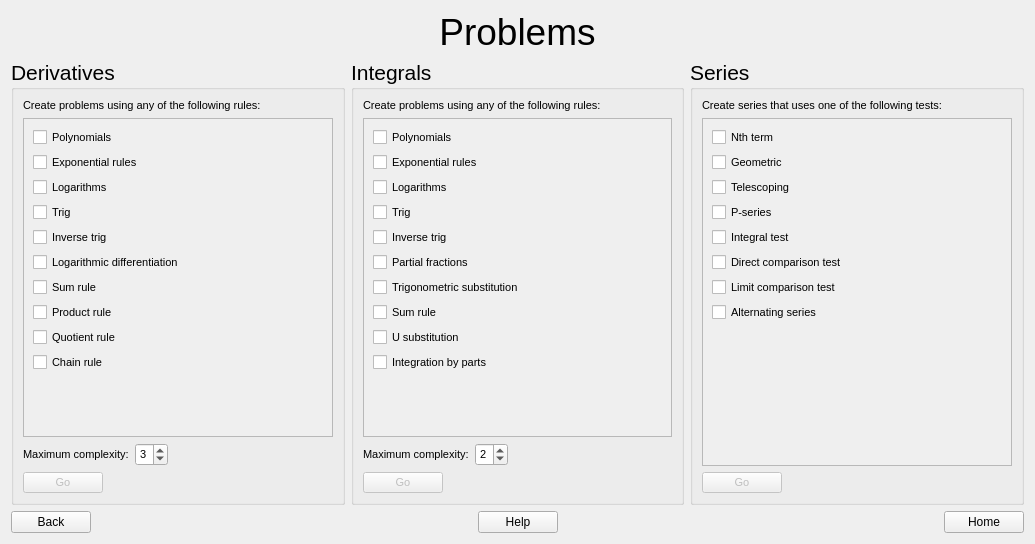
<?xml version="1.0" encoding="UTF-8"?>
<ui version="4.0">
 <class>ProblemSelection</class>
 <widget class="QWidget" name="ProblemSelection">
  <property name="geometry">
   <rect>
    <x>0</x>
    <y>0</y>
    <width>1035</width>
    <height>544</height>
   </rect>
  </property>
  <property name="windowTitle">
   <string>Form</string>
  </property>
  <layout class="QVBoxLayout" name="verticalLayout" stretch="0,1,0">
   <item>
    <widget class="QLabel" name="title">
     <property name="font">
      <font>
       <pointsize>28</pointsize>
       <weight>50</weight>
       <bold>false</bold>
       <kerning>true</kerning>
      </font>
     </property>
     <property name="text">
      <string>Problems</string>
     </property>
     <property name="alignment">
      <set>Qt::AlignCenter</set>
     </property>
    </widget>
   </item>
   <item>
    <layout class="QHBoxLayout" name="horizontalLayout">
     <item>
      <widget class="QGroupBox" name="groupBox">
       <property name="font">
        <font>
         <pointsize>16</pointsize>
        </font>
       </property>
       <property name="title">
        <string>Derivatives</string>
       </property>
       <layout class="QVBoxLayout" name="verticalLayout_5">
        <item>
         <widget class="QLabel" name="label">
          <property name="font">
           <font>
            <pointsize>8</pointsize>
           </font>
          </property>
          <property name="text">
           <string>Create problems using any of the following rules:</string>
          </property>
         </widget>
        </item>
        <item>
         <widget class="QScrollArea" name="scrollArea_4">
          <property name="font">
           <font>
            <pointsize>8</pointsize>
           </font>
          </property>
          <property name="widgetResizable">
           <bool>true</bool>
          </property>
          <widget class="QWidget" name="d_buttons">
           <property name="geometry">
            <rect>
             <x>0</x>
             <y>0</y>
             <width>312</width>
             <height>319</height>
            </rect>
           </property>
           <layout class="QVBoxLayout" name="verticalLayout_6">
            <item>
             <widget class="QCheckBox" name="check_d_polynomial">
              <property name="text">
               <string>Polynomials</string>
              </property>
              <property name="checked">
               <bool>false</bool>
              </property>
             </widget>
            </item>
            <item>
             <widget class="QCheckBox" name="check_d_exponential">
              <property name="text">
               <string>Exponential rules</string>
              </property>
              <property name="checked">
               <bool>false</bool>
              </property>
             </widget>
            </item>
            <item>
             <widget class="QCheckBox" name="check_d_log">
              <property name="text">
               <string>Logarithms</string>
              </property>
              <property name="checked">
               <bool>false</bool>
              </property>
             </widget>
            </item>
            <item>
             <widget class="QCheckBox" name="check_d_trig">
              <property name="text">
               <string>Trig</string>
              </property>
              <property name="checked">
               <bool>false</bool>
              </property>
             </widget>
            </item>
            <item>
             <widget class="QCheckBox" name="check_d_inverse_trig">
              <property name="text">
               <string>Inverse trig</string>
              </property>
              <property name="checked">
               <bool>false</bool>
              </property>
             </widget>
            </item>
            <item>
             <widget class="QCheckBox" name="check_d_log_diff">
              <property name="text">
               <string>Logarithmic differentiation</string>
              </property>
              <property name="checked">
               <bool>false</bool>
              </property>
             </widget>
            </item>
            <item>
             <widget class="QCheckBox" name="check_d_sum">
              <property name="text">
               <string>Sum rule</string>
              </property>
              <property name="checked">
               <bool>false</bool>
              </property>
             </widget>
            </item>
            <item>
             <widget class="QCheckBox" name="check_d_product">
              <property name="text">
               <string>Product rule</string>
              </property>
              <property name="checked">
               <bool>false</bool>
              </property>
             </widget>
            </item>
            <item>
             <widget class="QCheckBox" name="check_d_quotient">
              <property name="text">
               <string>Quotient rule</string>
              </property>
              <property name="checked">
               <bool>false</bool>
              </property>
             </widget>
            </item>
            <item>
             <widget class="QCheckBox" name="check_d_chain">
              <property name="text">
               <string>Chain rule</string>
              </property>
              <property name="checked">
               <bool>false</bool>
              </property>
             </widget>
            </item>
            <item>
             <spacer name="verticalSpacer">
              <property name="orientation">
               <enum>Qt::Vertical</enum>
              </property>
              <property name="sizeHint" stdset="0">
               <size>
                <width>20</width>
                <height>40</height>
               </size>
              </property>
             </spacer>
            </item>
           </layout>
          </widget>
         </widget>
        </item>
        <item>
         <layout class="QHBoxLayout" name="horizontalLayout_3">
          <item>
           <widget class="QLabel" name="label_2">
            <property name="font">
             <font>
              <pointsize>8</pointsize>
             </font>
            </property>
            <property name="text">
             <string>Maximum complexity:</string>
            </property>
           </widget>
          </item>
          <item>
           <widget class="QSpinBox" name="complexity_d">
            <property name="sizePolicy">
             <sizepolicy hsizetype="Preferred" vsizetype="Fixed">
              <horstretch>0</horstretch>
              <verstretch>0</verstretch>
             </sizepolicy>
            </property>
            <property name="font">
             <font>
              <pointsize>8</pointsize>
             </font>
            </property>
            <property name="minimum">
             <number>1</number>
            </property>
            <property name="maximum">
             <number>5</number>
            </property>
            <property name="value">
             <number>3</number>
            </property>
           </widget>
          </item>
          <item>
           <spacer name="horizontalSpacer_2">
            <property name="orientation">
             <enum>Qt::Horizontal</enum>
            </property>
            <property name="sizeHint" stdset="0">
             <size>
              <width>40</width>
              <height>20</height>
             </size>
            </property>
           </spacer>
          </item>
         </layout>
        </item>
        <item>
         <widget class="QPushButton" name="button_d">
          <property name="enabled">
           <bool>false</bool>
          </property>
          <property name="sizePolicy">
           <sizepolicy hsizetype="Fixed" vsizetype="Fixed">
            <horstretch>0</horstretch>
            <verstretch>0</verstretch>
           </sizepolicy>
          </property>
          <property name="font">
           <font>
            <pointsize>8</pointsize>
           </font>
          </property>
          <property name="text">
           <string>Go</string>
          </property>
         </widget>
        </item>
       </layout>
      </widget>
     </item>
     <item>
      <widget class="QGroupBox" name="groupBox_2">
       <property name="font">
        <font>
         <pointsize>16</pointsize>
        </font>
       </property>
       <property name="title">
        <string>Integrals</string>
       </property>
       <layout class="QVBoxLayout" name="verticalLayout_7">
        <item>
         <widget class="QLabel" name="label_3">
          <property name="font">
           <font>
            <pointsize>8</pointsize>
           </font>
          </property>
          <property name="text">
           <string>Create problems using any of the following rules:</string>
          </property>
         </widget>
        </item>
        <item>
         <widget class="QScrollArea" name="scrollArea_5">
          <property name="font">
           <font>
            <pointsize>8</pointsize>
           </font>
          </property>
          <property name="widgetResizable">
           <bool>true</bool>
          </property>
          <widget class="QWidget" name="i_buttons">
           <property name="geometry">
            <rect>
             <x>0</x>
             <y>0</y>
             <width>313</width>
             <height>319</height>
            </rect>
           </property>
           <layout class="QVBoxLayout" name="verticalLayout_8">
            <item>
             <widget class="QCheckBox" name="check_i_polynomial">
              <property name="text">
               <string>Polynomials</string>
              </property>
              <property name="checked">
               <bool>false</bool>
              </property>
             </widget>
            </item>
            <item>
             <widget class="QCheckBox" name="check_i_exponential">
              <property name="text">
               <string>Exponential rules</string>
              </property>
              <property name="checked">
               <bool>false</bool>
              </property>
             </widget>
            </item>
            <item>
             <widget class="QCheckBox" name="check_i_log">
              <property name="text">
               <string>Logarithms</string>
              </property>
              <property name="checked">
               <bool>false</bool>
              </property>
             </widget>
            </item>
            <item>
             <widget class="QCheckBox" name="check_i_basic_trig">
              <property name="text">
               <string>Trig</string>
              </property>
              <property name="checked">
               <bool>false</bool>
              </property>
             </widget>
            </item>
            <item>
             <widget class="QCheckBox" name="check_i_inverse_trig">
              <property name="text">
               <string>Inverse trig</string>
              </property>
              <property name="checked">
               <bool>false</bool>
              </property>
             </widget>
            </item>
            <item>
             <widget class="QCheckBox" name="check_i_partial_fractions">
              <property name="text">
               <string>Partial fractions</string>
              </property>
              <property name="checked">
               <bool>false</bool>
              </property>
             </widget>
            </item>
            <item>
             <widget class="QCheckBox" name="check_i_trig_sub">
              <property name="text">
               <string>Trigonometric substitution</string>
              </property>
              <property name="checked">
               <bool>false</bool>
              </property>
             </widget>
            </item>
            <item>
             <widget class="QCheckBox" name="check_i_sum">
              <property name="text">
               <string>Sum rule</string>
              </property>
              <property name="checked">
               <bool>false</bool>
              </property>
             </widget>
            </item>
            <item>
             <widget class="QCheckBox" name="check_i_u">
              <property name="text">
               <string>U substitution</string>
              </property>
              <property name="checked">
               <bool>false</bool>
              </property>
             </widget>
            </item>
            <item>
             <widget class="QCheckBox" name="check_i_parts">
              <property name="text">
               <string>Integration by parts</string>
              </property>
              <property name="checked">
               <bool>false</bool>
              </property>
             </widget>
            </item>
            <item>
             <spacer name="verticalSpacer_2">
              <property name="orientation">
               <enum>Qt::Vertical</enum>
              </property>
              <property name="sizeHint" stdset="0">
               <size>
                <width>20</width>
                <height>40</height>
               </size>
              </property>
             </spacer>
            </item>
           </layout>
          </widget>
         </widget>
        </item>
        <item>
         <layout class="QHBoxLayout" name="horizontalLayout_4">
          <item>
           <widget class="QLabel" name="label_4">
            <property name="font">
             <font>
              <pointsize>8</pointsize>
             </font>
            </property>
            <property name="text">
             <string>Maximum complexity:</string>
            </property>
           </widget>
          </item>
          <item>
           <widget class="QSpinBox" name="complexity_i">
            <property name="sizePolicy">
             <sizepolicy hsizetype="Preferred" vsizetype="Fixed">
              <horstretch>0</horstretch>
              <verstretch>0</verstretch>
             </sizepolicy>
            </property>
            <property name="font">
             <font>
              <pointsize>8</pointsize>
             </font>
            </property>
            <property name="minimum">
             <number>1</number>
            </property>
            <property name="maximum">
             <number>3</number>
            </property>
            <property name="value">
             <number>2</number>
            </property>
           </widget>
          </item>
          <item>
           <spacer name="horizontalSpacer_3">
            <property name="orientation">
             <enum>Qt::Horizontal</enum>
            </property>
            <property name="sizeHint" stdset="0">
             <size>
              <width>40</width>
              <height>20</height>
             </size>
            </property>
           </spacer>
          </item>
         </layout>
        </item>
        <item>
         <widget class="QPushButton" name="button_i">
          <property name="enabled">
           <bool>false</bool>
          </property>
          <property name="sizePolicy">
           <sizepolicy hsizetype="Fixed" vsizetype="Fixed">
            <horstretch>0</horstretch>
            <verstretch>0</verstretch>
           </sizepolicy>
          </property>
          <property name="font">
           <font>
            <pointsize>8</pointsize>
           </font>
          </property>
          <property name="text">
           <string>Go</string>
          </property>
         </widget>
        </item>
       </layout>
      </widget>
     </item>
     <item>
      <widget class="QGroupBox" name="groupBox_3">
       <property name="font">
        <font>
         <pointsize>16</pointsize>
        </font>
       </property>
       <property name="title">
        <string>Series</string>
       </property>
       <layout class="QVBoxLayout" name="verticalLayout_9">
        <item>
         <widget class="QLabel" name="label_5">
          <property name="font">
           <font>
            <pointsize>8</pointsize>
           </font>
          </property>
          <property name="text">
           <string>Create series that uses one of the following tests:</string>
          </property>
         </widget>
        </item>
        <item>
         <widget class="QScrollArea" name="scrollArea_6">
          <property name="font">
           <font>
            <pointsize>8</pointsize>
           </font>
          </property>
          <property name="widgetResizable">
           <bool>true</bool>
          </property>
          <widget class="QWidget" name="s_buttons">
           <property name="geometry">
            <rect>
             <x>0</x>
             <y>0</y>
             <width>312</width>
             <height>347</height>
            </rect>
           </property>
           <layout class="QVBoxLayout" name="verticalLayout_10">
            <item>
             <widget class="QCheckBox" name="check_s_nth">
              <property name="text">
               <string>Nth term</string>
              </property>
              <property name="checked">
               <bool>false</bool>
              </property>
             </widget>
            </item>
            <item>
             <widget class="QCheckBox" name="check_s_geometric">
              <property name="text">
               <string>Geometric</string>
              </property>
              <property name="checked">
               <bool>false</bool>
              </property>
             </widget>
            </item>
            <item>
             <widget class="QCheckBox" name="check_s_telescoping">
              <property name="text">
               <string>Telescoping</string>
              </property>
              <property name="checked">
               <bool>false</bool>
              </property>
             </widget>
            </item>
            <item>
             <widget class="QCheckBox" name="check_s_p">
              <property name="text">
               <string>P-series</string>
              </property>
              <property name="checked">
               <bool>false</bool>
              </property>
             </widget>
            </item>
            <item>
             <widget class="QCheckBox" name="check_s_integral">
              <property name="text">
               <string>Integral test</string>
              </property>
              <property name="checked">
               <bool>false</bool>
              </property>
             </widget>
            </item>
            <item>
             <widget class="QCheckBox" name="check_s_direct">
              <property name="text">
               <string>Direct comparison test</string>
              </property>
              <property name="checked">
               <bool>false</bool>
              </property>
             </widget>
            </item>
            <item>
             <widget class="QCheckBox" name="check_s_limit">
              <property name="text">
               <string>Limit comparison test</string>
              </property>
              <property name="checked">
               <bool>false</bool>
              </property>
             </widget>
            </item>
            <item>
             <widget class="QCheckBox" name="check_s_alternating">
              <property name="text">
               <string>Alternating series</string>
              </property>
              <property name="checked">
               <bool>false</bool>
              </property>
             </widget>
            </item>
            <item>
             <spacer name="verticalSpacer_3">
              <property name="orientation">
               <enum>Qt::Vertical</enum>
              </property>
              <property name="sizeHint" stdset="0">
               <size>
                <width>20</width>
                <height>40</height>
               </size>
              </property>
             </spacer>
            </item>
           </layout>
          </widget>
         </widget>
        </item>
        <item>
         <widget class="QPushButton" name="button_s">
          <property name="enabled">
           <bool>false</bool>
          </property>
          <property name="sizePolicy">
           <sizepolicy hsizetype="Fixed" vsizetype="Fixed">
            <horstretch>0</horstretch>
            <verstretch>0</verstretch>
           </sizepolicy>
          </property>
          <property name="font">
           <font>
            <pointsize>8</pointsize>
           </font>
          </property>
          <property name="text">
           <string>Go</string>
          </property>
         </widget>
        </item>
       </layout>
      </widget>
     </item>
    </layout>
   </item>
   <item>
    <layout class="QHBoxLayout" name="horizontalLayout_2">
     <item>
      <widget class="QPushButton" name="button_back">
       <property name="text">
        <string>Back</string>
       </property>
      </widget>
     </item>
     <item>
      <spacer name="horizontalSpacer">
       <property name="orientation">
        <enum>Qt::Horizontal</enum>
       </property>
       <property name="sizeHint" stdset="0">
        <size>
         <width>40</width>
         <height>20</height>
        </size>
       </property>
      </spacer>
     </item>
     <item>
      <widget class="QPushButton" name="button_help">
       <property name="text">
        <string>Help</string>
       </property>
      </widget>
     </item>
     <item>
      <spacer name="horizontalSpacer_4">
       <property name="orientation">
        <enum>Qt::Horizontal</enum>
       </property>
       <property name="sizeHint" stdset="0">
        <size>
         <width>40</width>
         <height>20</height>
        </size>
       </property>
      </spacer>
     </item>
     <item>
      <widget class="QPushButton" name="button_home">
       <property name="text">
        <string>Home</string>
       </property>
      </widget>
     </item>
    </layout>
   </item>
  </layout>
 </widget>
 <resources/>
 <connections/>
</ui>
